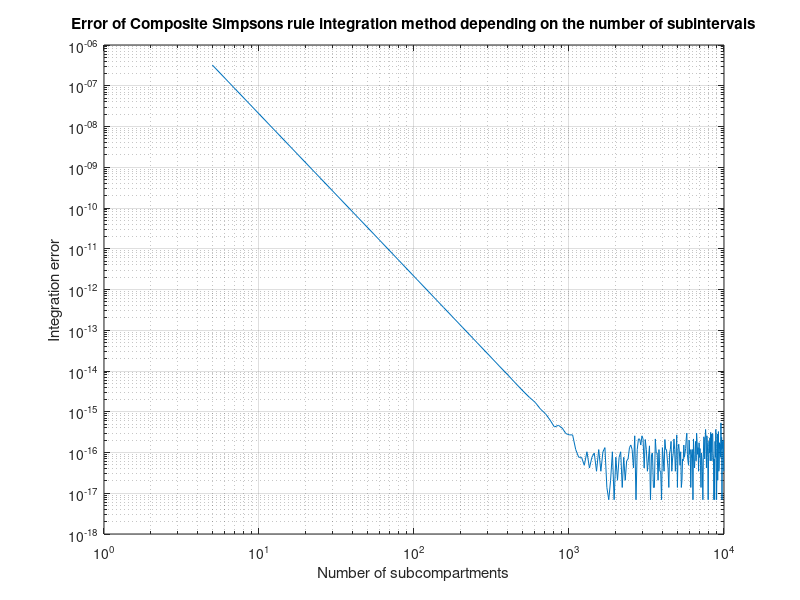

This figure's MATLAB source:
function [integration_error, Nt, ft_5, integral_1000] = zadanie3()
    % Numeryczne całkowanie metodą Simpsona.
    % Nt - wektor zawierający liczby podprzedziałów całkowania
    % integration_error - integration_error(1,i) zawiera błąd całkowania wyznaczony
    %   dla liczby podprzedziałów równej Nt(i). Zakładając, że obliczona wartość całki
    %   dla Nt(i) liczby podprzedziałów całkowania wyniosła integration_result,
    %   to integration_error(1,i) = abs(integration_result - reference_value),
    %   gdzie reference_value jest wartością referencyjną całki.
    % ft_5 - gęstość funkcji prawdopodobieństwa dla n=5
    % integral_1000 - całka od 0 do 5 funkcji gęstości prawdopodobieństwa
    %   dla 1000 podprzedziałów całkowania

    reference_value = 0.0473612919396179; % wartość referencyjna całki

    Nt = 5:50:10^4;
    integration_error = [];

    %%%%%
    integration_result = [];
	for i = 1:length(Nt)
		integration_result(i) = integral(@f, Nt(i));  % ałka dla bieżącej liczby podprzedziałów
		integration_error(i) = abs(integration_result(i) - reference_value);  % Bezwzględny błąd całki
	end
    
    ft_5 = f(5);  % Fnkcji gęstości prawdopodobieństwa
    integral_1000 = integral(@f, 1000);  % Całki funkcji gęstości prawdopodobieństwa

    figure;
	loglog(Nt, integration_error);
	xlabel('Number of subcompartments');
	ylabel('Integration error');
	title('Error of Composite Simpsons rule integration method depending on the number of subintervals');
	grid on;
    saveas(gcf, 'zadanie3.png');
    %%%%%
end

%%%%%
function d = f(t)  % Wzór (1) - gęstość prawdopodobieństwa rozkładu normalnego ze średnią oraz odchyleniem standardowym
	sig = 3;
	u = 10;
	d = 1/(sig*sqrt(2*pi)) * exp(-((t-u).^2)/(2*sig^2));
end

function res = integral (f, N)  % Całkowanie metodą Simpsonsona
	a = 0;
	b = 5;
	h = (b-a)/N;
	res = 0;
	for i = 1:N
        %%%%%
		x1 = a + (i-1)*h;
		x2 = a + i*h;
		res = res + f(x1) + 4*f((x1+x2)/2) + f(x2);
	end
	res = res*h/6;  % Suma * szerokość podprzedziałów / 6
    %%%%%
end
%%%%%